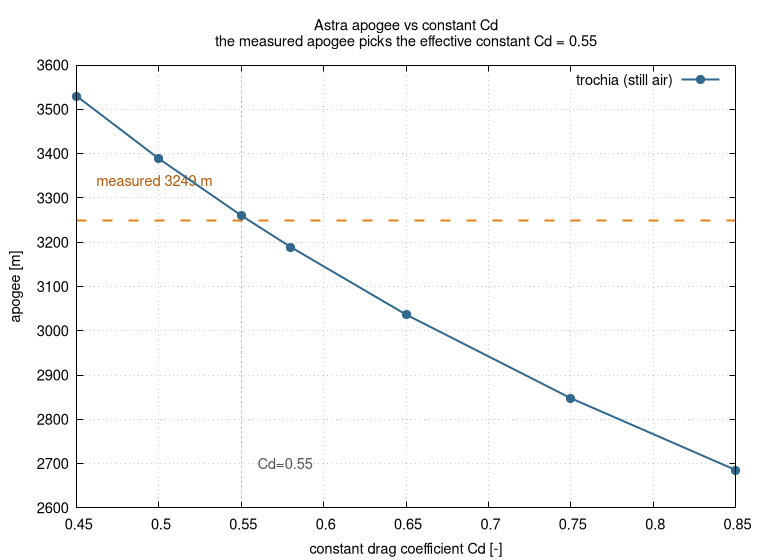

gnuplot code for this plot:
# Apogee sensitivity to the constant drag coefficient.
# cd-apogee.dat ("Cd apogee[m] t_apogee[s]") is produced by run.sh, which sweeps
# Cd in still air. The measured apogee picks out the representative Cd.
set datafile separator whitespace
set terminal pngcairo size 760,560 enhanced font "sans,11"
set output "cd-sensitivity.png"

set title "Astra apogee vs constant Cd\nthe measured apogee picks the effective constant Cd = 0.55"
set xlabel "constant drag coefficient Cd [-]"
set ylabel "apogee [m]"
set grid
set key top right

MEAS = 3249.0
set arrow from graph 0, first MEAS to graph 1, first MEAS nohead lw 2 dt 2 lc rgb "#e08214"
set label "measured 3249 m" at graph 0.03, first MEAS+90 tc rgb "#b35806"
set arrow from 0.55, graph 0 to 0.55, graph 1 nohead dt 3 lc rgb "#888888"
set label "Cd=0.55" at 0.56, graph 0.10 tc rgb "#555555"

plot "cd-apogee.dat" using 1:2 with linespoints pt 7 ps 1.2 lw 2 lc rgb "#31688e" \
       title "trochia (still air)"
